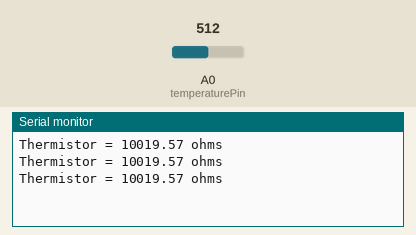
Simulated run of this sketch. Board: Arduino Uno, built with avr-gcc and run on an emulated ATmega328P. Shown: the last lines printed to the serial monitor. Inputs (shaded band) come from the test bench; at power-on: A0 (temperaturePin) = 512.

Above: at 1.2 s.
1.3 s: A0 (temperaturePin) set to 1012
At 1.9 s:
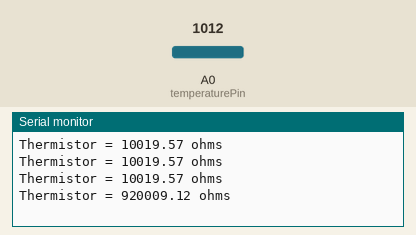
2.8 s: A0 (temperaturePin) set to 1023
At 3.4 s:
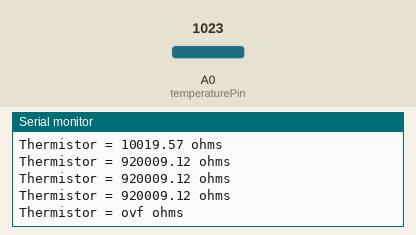

Measured:
- the behaviour switches between 1022 and 1023 on A0 (temperaturePin) (found by bisection; images 1 and 2)
- after the input at 1.3 s, the serial monitor: prints a new line after 0.21 s (image 1)
- after the input at 2.8 s, the serial monitor: prints a new line after 0.22 s (image 2)

The sketch:

readTemp_lesson3.ino
```cpp
/*
 * Part of series:
 * Introduction to Arduino for Scientists
 * Developed by Dr. Paul Leary, and Dr. Natalie Low
 *
 * Lesson 3 - Converting a digital reading from a sensor to a physical sensor property (resistance)
 *
 *
 */

int temperaturePin = A0;

void setup() {

  Serial.begin(9600);

}

void loop() {

//  int temperature_analog = analogRead(temperaturePin);

   int temperature_analog_avg = read_temp_avg(temperaturePin, 20);

   // We have seen that the above command does produce a number which responds to temperature
   // However its units are meaningless.
   // This number is simply a DIGITAL number which corresponds to the ANALOG voltage on our pin. (https://en.wikipedia.org/wiki/Analog-to-digital_converter)
   // The possible values of this number are dictated by the RESOLUTION (here, 10 bit) of our ADC
   // And by the VOLTAGE RANGE this resolution corresponds to (here, 0-5 V)

   // To convert this number to something physically useful, we do two calculations:
   // Firstly, we convert the digital number to the analog voltage on the pin, using the known ADC resolution and voltage range
   // See: https://learn.sparkfun.com/tutorials/analog-to-digital-conversion/relating-adc-value-to-voltage
   // Secondly, we use this voltage to calculate the resistance of the thermistor by applying Ohm's law to the voltage divider circuit
   // See: https://en.wikipedia.org/wiki/Voltage_divider
   // For our circuit, we have a fixed resistor (10K) as our R1 and the thermistor (a variable resistor) as R2


   float temperature_resistance_ohms = calculate_resistance(temperature_analog_avg, 10000.0, 5.0);


  Serial.print("Thermistor = ");
  Serial.print(temperature_resistance_ohms);
  Serial.print(" ohms");
  Serial.println();

  delay(500);

}


// These are the functions used in the loop() block
//FUNCTION declaration has form: RETURN TYPE  function_name((TYPE) INPUT ARGUMENTS)

int read_temp_avg(int pin, int samples){

    //This function takes as INPUT ARGUMENTS the pin which we want to burst sample, and how many samples we want to average over.

    int T_avg ;

    for (int i = 1; i<=samples; i++){
      T_avg += analogRead(pin);
    }

    T_avg /= samples;

    return T_avg;

}


float calculate_resistance(int temp_analog, float series_resistance_ohms, float V_in){

    //This function takes as INPUT ARGUMENTS the digital value from the ADC (here, we will use the averaged value from our burst sample)
    // As well as the resistance value of the fixed resistor R1, and the voltage across the entire voltage divider circuit

    // Here we calculate the ADC pin voltage from the digital value we have.

    float temp_voltage = 0.004887586*(float)temp_analog;

    // Now we calculate the resistance of the thermistor

    float temp_resistance = (series_resistance_ohms*temp_voltage)/(V_in-temp_voltage);

  return temp_resistance;


}
```
